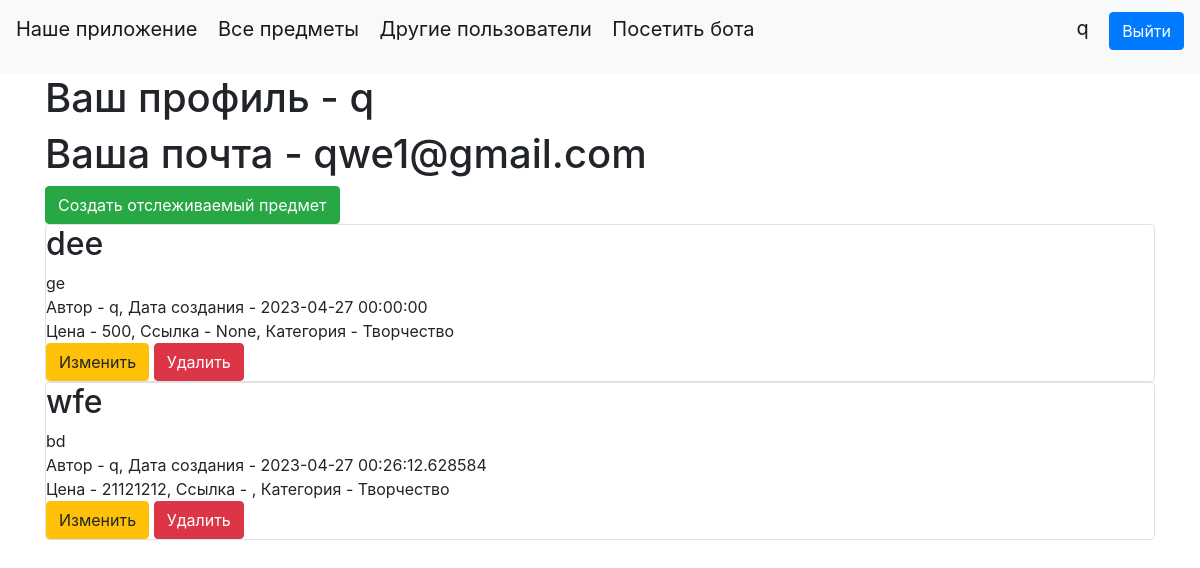
The app's page /account (signed in) with its own data.
### data/users.py (models this page shows, shortened)
class User(SqlAlchemyBase, UserMixin, SerializerMixin):
    __tablename__ = 'users'
    id = sqlalchemy.Column(sqlalchemy.Integer,
                           primary_key=True, autoincrement=True)
    name = sqlalchemy.Column(sqlalchemy.String, nullable=True)
    about = sqlalchemy.Column(sqlalchemy.String, nullable=True)
    email = sqlalchemy.Column(sqlalchemy.String,
                              index=True, unique=True, nullable=True)
    hashed_password = sqlalchemy.Column(sqlalchemy.String, nullable=True)
    created_date = sqlalchemy.Column(sqlalchemy.DateTime,
                                     default=datetime.datetime.now)
    items = orm.relationship("Items", back_populates='user')

### data/items.py (models this page shows)
class Items(SqlAlchemyBase, UserMixin, SerializerMixin):
    __tablename__ = 'items'
    id = sqlalchemy.Column(sqlalchemy.Integer, primary_key=True, autoincrement=True)
    creator = sqlalchemy.Column(sqlalchemy.String, default='Other')
    title = sqlalchemy.Column(sqlalchemy.String, nullable=True)
    content = sqlalchemy.Column(sqlalchemy.String, nullable=True)
    created_date = sqlalchemy.Column(sqlalchemy.DateTime, default=datetime.datetime.now)
    is_private = sqlalchemy.Column(sqlalchemy.Boolean, default=True)
    price = sqlalchemy.Column(sqlalchemy.Integer, default=0)
    link = sqlalchemy.Column(sqlalchemy.String, default='None')
    category = sqlalchemy.Column(sqlalchemy.String, default='Другое')
    user_id = sqlalchemy.Column(sqlalchemy.Integer, sqlalchemy.ForeignKey("users.id"))
    user = orm.relationship('User')

### main.py (the view)
@app.route("/account")
def account():
    db_sess = db_session.create_session()
    if current_user.is_authenticated:
        items = db_sess.query(Items).filter(Items.user == current_user)
    else:
        items = None
    return render_template("account.html", items=items)

### data/db_session.py (called while the page is built)
def create_session() -> Session:
    global __factory
    return __factory()

### main.py (called while the page is built)
@login_manager.user_loader
def load_user(user_id):
    db_sess = db_session.create_session()
    return db_sess.query(User).get(user_id)

### templates/account.html
{% extends "base.html" %}
{% block content %}
<h1>Ваш профиль - {{current_user.name}}</h1>
<h1>Ваша почта - {{current_user.email}}</h1>
<a href="/items_add" class="btn btn-success"> Создать отслеживаемый предмет </a>
{% for item in items %}
{% if current_user == item.user %}
<div class="col-md6 border rounded">
        <h2>{{item.title}}</h2>
        <div>
            {{item.content}}
        </div>
        <div>
            Автор - {{item.creator}}, Дата создания - {{item.created_date}}
        </div>
        <div>
            Цена - {{item.price}}, Ссылка - {{item.link}}, Категория - {{item.category}}
        </div>
        <div>
            <a href="/items_edit/{{ item.id }}" class="btn btn-warning">
                Изменить
            </a>
            <a href="/items_delete/{{ item.id }}" class="btn btn-danger">
                Удалить
            </a>
        </div>
</div>
{% endif %}
{% endfor %}
{% endblock %}

### templates/base.html (shortened to what this page needs)
<!doctype html>
<html lang="en">
<head>
    <link rel="stylesheet"
          href="https://stackpath.bootstrapcdn.com/bootstrap/4.4.1/css/bootstrap.min.css"
>
</head>
<body>
<header>
    <nav class="navbar navbar-light bg-light">
        <p>
            <a class="navbar-brand" href="/about">Наше приложение</a>
            <a class="navbar-brand" href="/">Все предметы</a>
            <a class="navbar-brand" href="/other_users"> Другие пользователи</a>
            <a class="navbar-brand" href="https://t.me/help_with_items_bot">Посетить бота</a>
        </p>
        {% if current_user.is_authenticated %}
            <p>
                <a class="navbar-brand" href="/account">{{ current_user.name }}</a>
                <a class="btn btn-primary" href="/logout">Выйти</a>
            </p>
        {% else %}
            <p>
                <a class="btn btn-primary " href="/register">Зарегистрироваться</a>
                <a class="btn btn-success" href="/login">Войти</a>
            </p>
        {% endif %}
    </nav>
</header>
<main role="main" class="container">
    {% block content %}{% endblock %}
</main>
</body>
</html>

### records on screen
User: name "q", email "qwe1@gmail.com"
Items: title "dee", content "ge", creator "q", created_date "2023-04-27 00:00:00", price "500", link "None", category "Творчество"
Items: title "wfe", content "bd", creator "q", created_date "2023-04-27 00:26:12.628584", price "21121212", category "Творчество"
